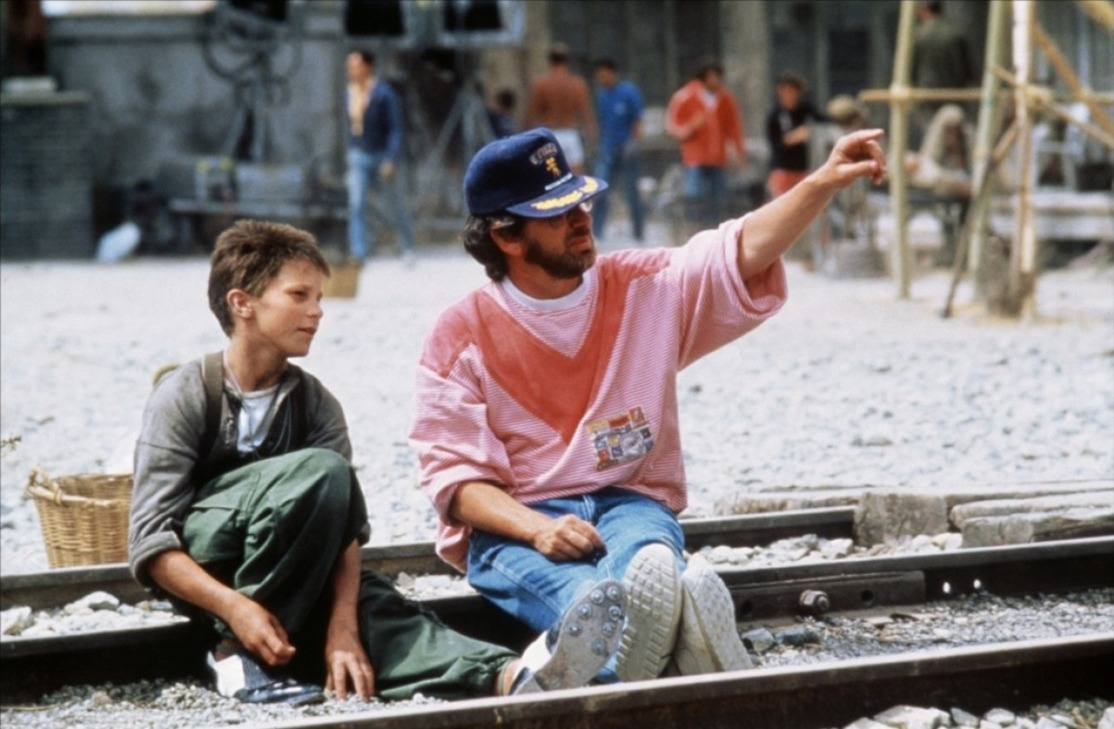
#> input picture Day5/empireofthesun.jpg, 1114 x 729 px
$ python day5_hometask.py
#> lines starting #> are read from the running program, lines starting #| are printed output that depends on the picture; after the words box and inside, x2 and y2 are one past the last pixel; in counts of white or black regions, pixels touching at a corner belong together
import cv2
import numpy as np
import random

# Load two images
img1 = cv2.imread('empireofthesun.jpg')
#> img1 is the input picture: shape (729, 1114, 3); mean B, G, R 121, 121.6, 128.7
#for speed up.
img1 = cv2.resize(img1, (200,200))
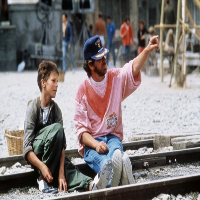
#> img1: shape (200, 200, 3); mean B, G, R 121, 121.6, 128.6


h,w,d = img1.shape
#> h = 200; w = 200; d = 3

hit_count = 0
Max_hit = 10000 #ecsape count
x=0
y=0
r_x = 1
r_y = 1

while 1:

    if x<0:
        r_x = random.randint(1,3)
        hit_count = hit_count + 1

    if y<0:
        r_y = random.randint(1,3)
        hit_count = hit_count + 1

    if x>w:
        r_x = random.randint(-3,-1)
        hit_count = hit_count + 1

    if y>h:
        r_y = random.randint(-3,-1)
        hit_count = hit_count + 1


    x = x + r_x
    y = y + r_y


    if Max_hit < hit_count: #break display
        break

    img2 = np.zeros(img1.shape, np.uint8)
    cv2.circle(img2, (x, y), 30, (255,255,255), -1)
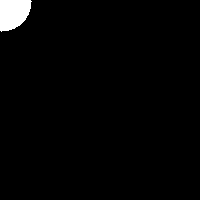
#> img2: shape (200, 200, 3); 2% white; 1 white region, box (x1, y1, x2, y2) and area: (0, 0, 32, 32) 797
    image_and = cv2.bitwise_and(img1,img2)

    cv2.imshow('result',image_and)
    #cv2.imshow('img2',img2)
    if cv2.waitKey(10) > 0:
#> (key Esc is pressed here)
        break


cv2.destroyAllWindows()
